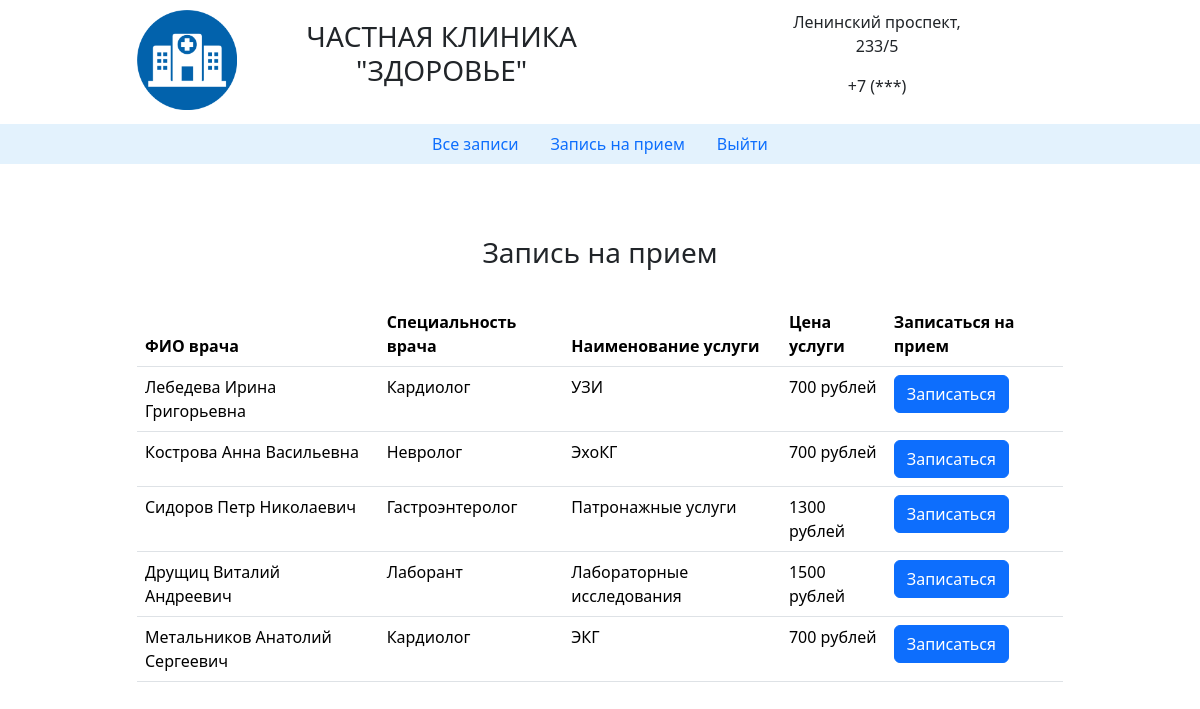
Page /zapis.php on the earlier database version.
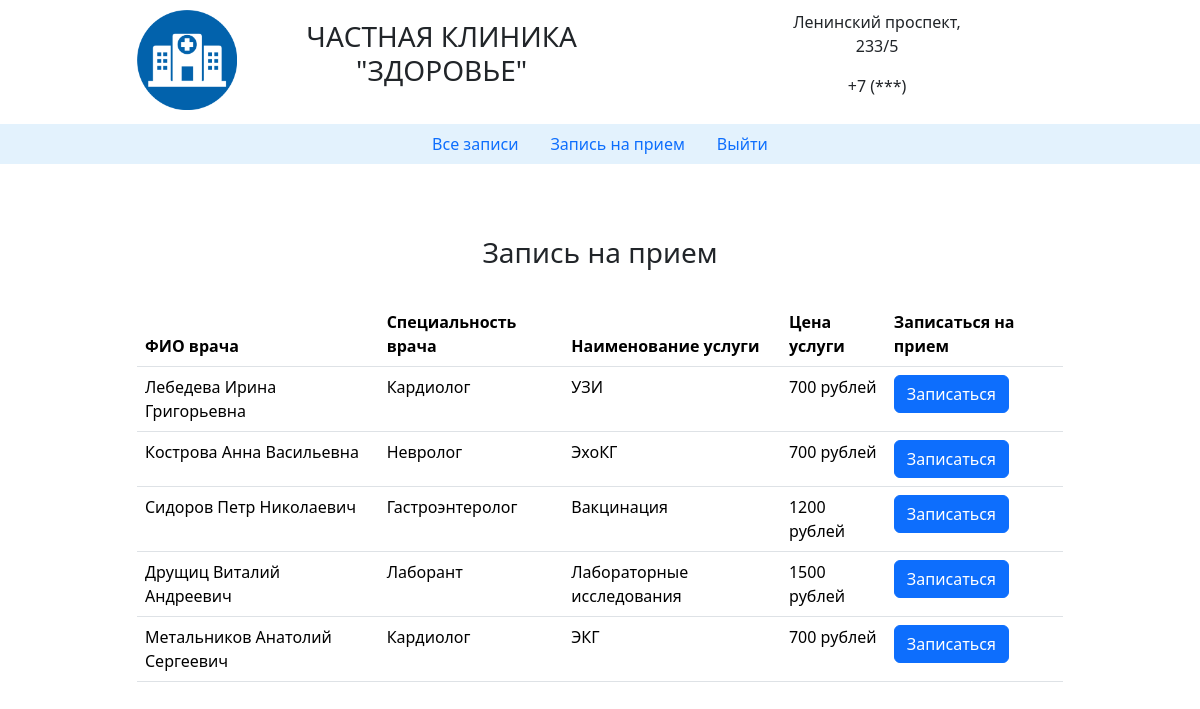
Same page on the later database version.
### tables this page shows
CREATE TABLE `vrach` (
  `id_vrach` int(11) NOT NULL,
  `id_role` int(11) NOT NULL,
  `fio_vrach` varchar(50) NOT NULL,
  `img` varchar(20) NOT NULL,
  `id_spec` int(11) NOT NULL,
  `id_usluga` int(11) NOT NULL
);

CREATE TABLE `usluga` (
  `id_usluga` int(11) NOT NULL,
  `name_usl` varchar(50) NOT NULL,
  `price` decimal(10,0) NOT NULL,
  `img` varchar(20) NOT NULL
);

CREATE TABLE `spec` (
  `id_spec` int(11) NOT NULL,
  `name_spec` varchar(50) NOT NULL
);

### zapis.php (the view, shortened to what this page needs)
<?php
include 'temp/head.php';
include 'temp/database.php';
include 'temp/nav_pacient.php';
?>
<div class="container">
    <div class="row">
        <div class="col-1"></div>
        <div class="col-10">
            <br>
            <br>
            <br>
            <div class="text-center"><h3>Запись на прием</h3></div>
            <br>
            <table class="table">
  <thead>
    <tr>
      <th scope="col">ФИО врача</th>
      <th scope="col">Специальность врача</th>
      <th scope="col">Наименование услуги</th>
      <th scope="col">Цена услуги</th>
      <th scope="col">Записаться на прием</th>
    </tr>
  </thead>
  <tbody>
    <?
    $sql = "SELECT * FROM usluga, vrach, spec WHERE vrach.id_usluga = usluga.id_usluga AND vrach.id_spec = spec.id_spec";
    $result=$mysqli->query($sql);
    foreach($result as $row){
        echo'
    <tr>
      <td>'.$row['fio_vrach'].'</td>
      <td>'.$row['name_spec'].'</td>
      <td>'.$row['name_usl'].'</td>
      <td>'.$row['price'].' рублей</td>
      <td><button type="button" class="btn btn-primary" data-bs-toggle="modal" data-bs-target="#exampleModal">Записаться</button></td>
    </tr><div class="modal fade" id="exampleModal" tabindex="-1" aria-labelledby="exampleModalLabel" aria-hidden="true">
    <form action="addzapis.php" method="POST">
  <div class="modal-dialog">
    <div class="modal-content">
      <div class="modal-header">
        <h1 class="modal-title fs-5" id="exampleModalLabel">Записаться на прием</h1>
        <button type="button" class="btn-close" data-bs-dismiss="modal" aria-label="Закрыть"></button>
      </div>
      <div class="modal-body">
  <div class="mb-3">
    <label for="date_zapis" class="form-label">Выберите дату</label>
    <input type="date" class="form-control" id="date_zapis" name="date_zapis" required>
  </div>
  <div class="mb-3">
    <label for="time_zapis" class="form-label">Выберите время</label>
    <input type="time" class="form-control" name="time_zapis" id="time_zapis" required>
    </div>
    <input type="hidden" name="id_vrach" value="'.$row['id_vrach'].'">
        <button type="submit" class="btn btn-primary">Записаться</button>
  </div>
      </div>
      <div class="modal-footer">
      </div>
    </div>
</div>
</form>
  </div>';
      }
    ?>

Differences in the rows shown:
changed vrach "Сидоров Петр Николаевич": id_usluga.name_usl "Патронажные услуги" → "Вакцинация"; id_usluga.price "1300" → "1200"
